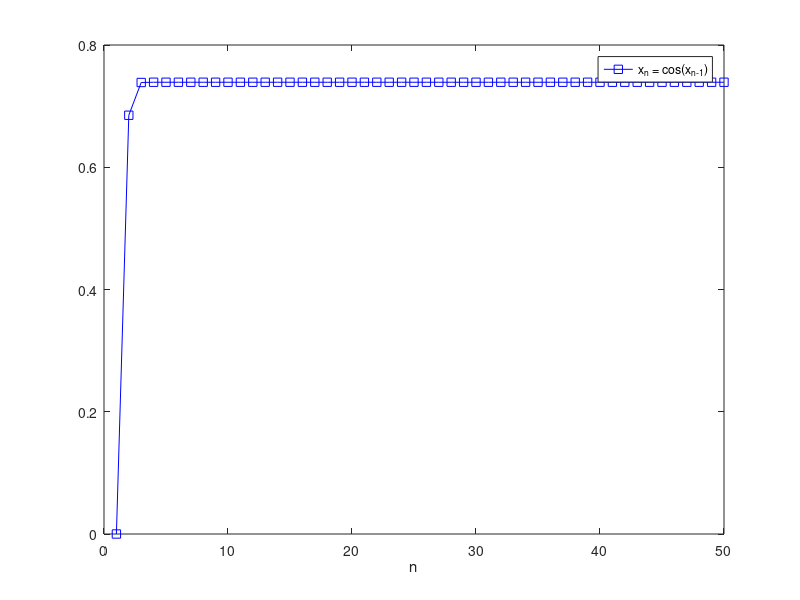
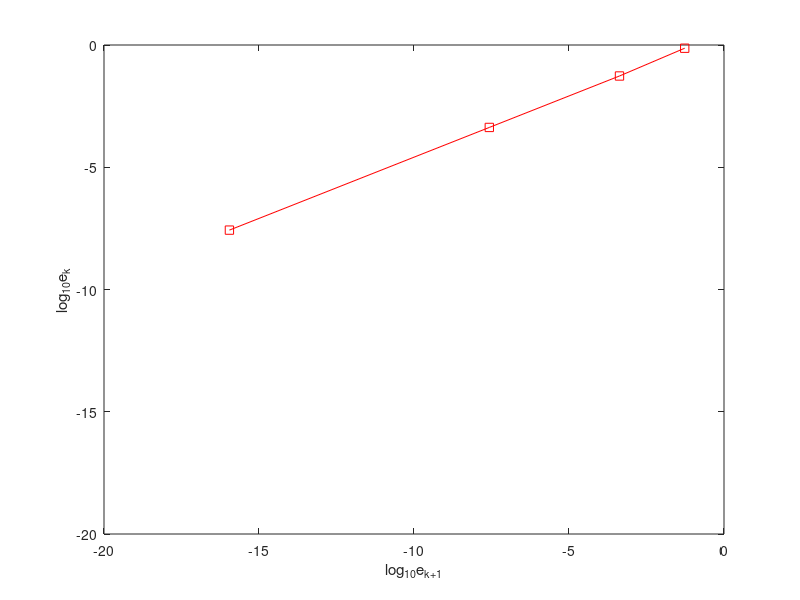

MATLAB code for these plots, in order:
N = 50;
X = zeros(N,1);
x = 0;
X(1) = x;

for i=2:N
    if cos(X(i-1)) == X(i-1)
        X(i) = X(i-1);
    else
        X(i) =  X(i-1) - (cos(X(i-1))-X(i-1))^2/(cos(cos(X(i-1)))-2*cos(X(i-1))+X(i-1));
    end
end

%syms y
%eq = cos(y) == y;
%s = solve(eq,y);

s = X(end);
%mu = abs(X(30 + 1) - s)/abs(X(30) - s);

ek = abs(X(1:N-1) - s);
log_ek = log10(ek);

I = 2;
order = (log_ek(I+1) - log_ek(I))/(log_ek(I) - log_ek(I - 1));

figure();
plot(1:N, X, "-sb"); hold on
xlabel('n');
%ylabel('x');
legend('x_n = cos(x_{n-1})');
set(gcf,'PaperSize',[10 10]);
print(gcf,'aitken_cos_point_fixe', '-dpdf', '-r300', '-bestfit');

figure();
plot(log_ek(2:N-1), log_ek(1:N-2), "-sr"); hold on
xlabel('log_{10}e_{k+1}');
ylabel('log_{10}e_{k}');
%legend('ek = cos(x_n) - s');
set(gcf,'PaperSize',[10 10]);
print(gcf,'aitken_log_ek_fp', '-dpdf', '-r300', '-bestfit');
 